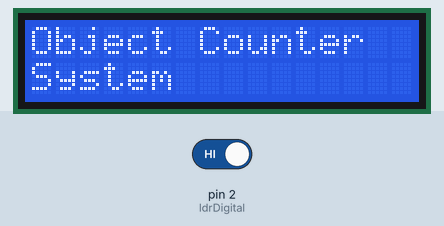
A sketch run on a simulated Arduino Uno, built with avr-gcc and run on an emulated ATmega328P. Shown: 16×2 character LCD. Inputs (shaded band) come from the test bench; at power-on: pin 2 (ldrDigital) HIGH.

Above: at 0.1 s.
At 3.2 s:
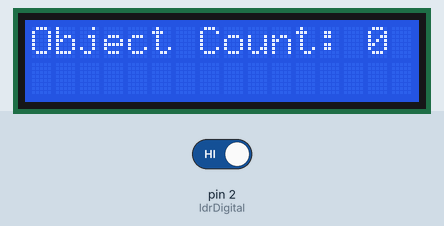
3.3 s: pin 2 (ldrDigital) driven LOW
At 4.0 s:
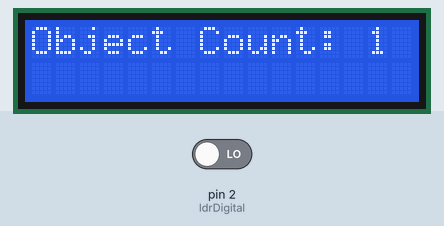
Timing chart, 0 to 6.3 s (numbered marks = the images above; inputs shaded):
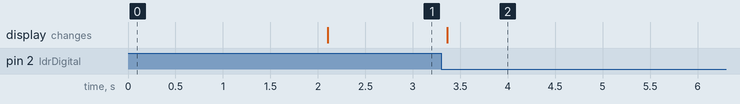

Measured:
- after the input at 3.3 s, the display: changes after 0.06 s (image 2)

The sketch:

Laser_LDR_Object_Counter.ino
```cpp
#include <Wire.h>
#include <LiquidCrystal_I2C.h>

LiquidCrystal_I2C lcd(0x27, 16, 2);

int ldrDigital = 2;
int count = 0;

bool objectDetected = false;

void setup() {
  pinMode(ldrDigital, INPUT);

  lcd.begin();
  lcd.backlight();

  lcd.setCursor(0, 0);
  lcd.print("Object Counter");
  lcd.setCursor(0,1);
  lcd.print("System");
  delay(2000);
  lcd.clear();
}

void loop() {
  int state = digitalRead(ldrDigital);

  // When beam is blocked
  if (state == LOW && objectDetected == false) {
    count++;
    objectDetected = true;
  }

  // When beam returns
  if (state == HIGH) {
    objectDetected = false;
  }

  lcd.setCursor(0, 0);
  lcd.print("Object Count: ");
  lcd.print(count);

  delay(100);
}
```
